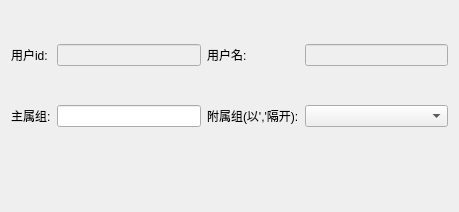
<?xml version="1.0" encoding="UTF-8"?>
<ui version="4.0">
 <class>UserInfoDialog</class>
 <widget class="QDialog" name="UserInfoDialog">
  <property name="geometry">
   <rect>
    <x>0</x>
    <y>0</y>
    <width>459</width>
    <height>212</height>
   </rect>
  </property>
  <property name="windowTitle">
   <string>Dialog</string>
  </property>
  <layout class="QGridLayout" name="gridLayout">
   <item row="0" column="0">
    <widget class="QLabel" name="label">
     <property name="text">
      <string>用户id:</string>
     </property>
    </widget>
   </item>
   <item row="0" column="1">
    <widget class="QLineEdit" name="uidLineEdit">
     <property name="enabled">
      <bool>false</bool>
     </property>
    </widget>
   </item>
   <item row="1" column="2" colspan="2">
    <widget class="QLabel" name="label_4">
     <property name="text">
      <string>附属组(以','隔开):</string>
     </property>
    </widget>
   </item>
   <item row="0" column="4">
    <widget class="QLineEdit" name="unameLineEdit">
     <property name="enabled">
      <bool>false</bool>
     </property>
    </widget>
   </item>
   <item row="0" column="2">
    <widget class="QLabel" name="label_2">
     <property name="text">
      <string>用户名:</string>
     </property>
    </widget>
   </item>
   <item row="1" column="1">
    <widget class="QLineEdit" name="grpLineEdit">
     <property name="enabled">
      <bool>true</bool>
     </property>
    </widget>
   </item>
   <item row="1" column="0">
    <widget class="QLabel" name="label_3">
     <property name="text">
      <string>主属组:</string>
     </property>
    </widget>
   </item>
   <item row="2" column="4">
    <widget class="QDialogButtonBox" name="buttonBox">
     <property name="orientation">
      <enum>Qt::Horizontal</enum>
     </property>
     <property name="standardButtons">
      <set>QDialogButtonBox::NoButton</set>
     </property>
    </widget>
   </item>
   <item row="1" column="4">
    <widget class="QComboBox" name="comboBox"/>
   </item>
  </layout>
 </widget>
 <tabstops>
  <tabstop>uidLineEdit</tabstop>
  <tabstop>unameLineEdit</tabstop>
  <tabstop>grpLineEdit</tabstop>
 </tabstops>
 <resources/>
 <connections>
  <connection>
   <sender>buttonBox</sender>
   <signal>accepted()</signal>
   <receiver>UserInfoDialog</receiver>
   <slot>accept()</slot>
   <hints>
    <hint type="sourcelabel">
     <x>248</x>
     <y>254</y>
    </hint>
    <hint type="destinationlabel">
     <x>157</x>
     <y>274</y>
    </hint>
   </hints>
  </connection>
  <connection>
   <sender>buttonBox</sender>
   <signal>rejected()</signal>
   <receiver>UserInfoDialog</receiver>
   <slot>reject()</slot>
   <hints>
    <hint type="sourcelabel">
     <x>316</x>
     <y>260</y>
    </hint>
    <hint type="destinationlabel">
     <x>286</x>
     <y>274</y>
    </hint>
   </hints>
  </connection>
 </connections>
</ui>
